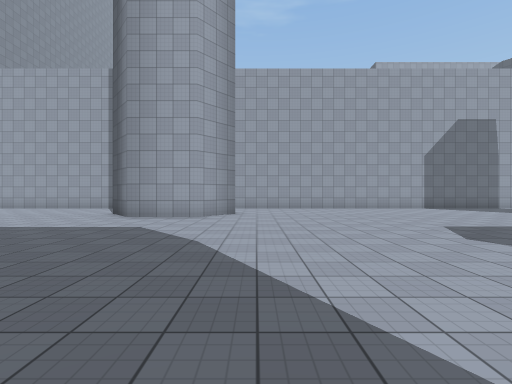
View 1 (above)

23 first-person views from a walk through a 3-D level made in the Unity game engine. The camera is 1.5 m above the floor, looks level and sees 85° across. The floor is counted in squares, 2 m on a side. Each view is taken from the middle of a square. On the plan, view 1 faces up. The plan holds only what a view shows up to about 10 squares ahead; the rest is blank. The place goes on beyond the plan. The player character is not drawn. Surface patterns are stand-ins for the level's own textures.

View 2
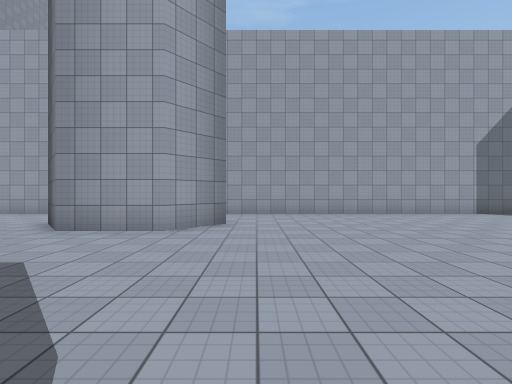

View 3
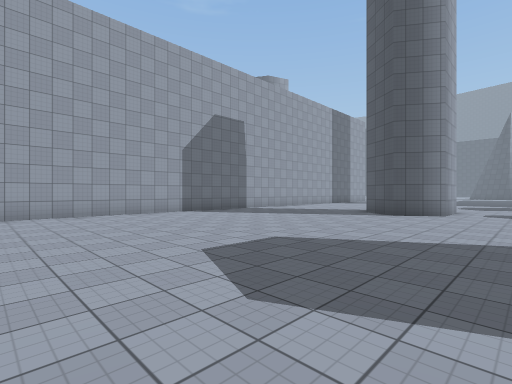

View 4
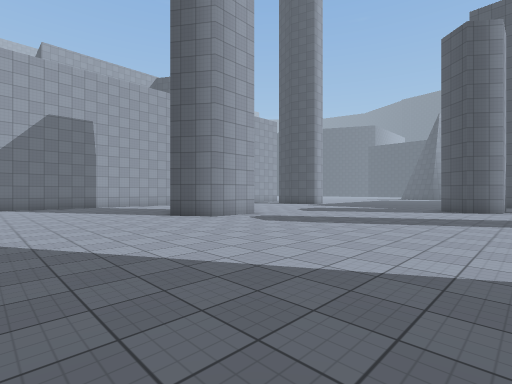

View 5
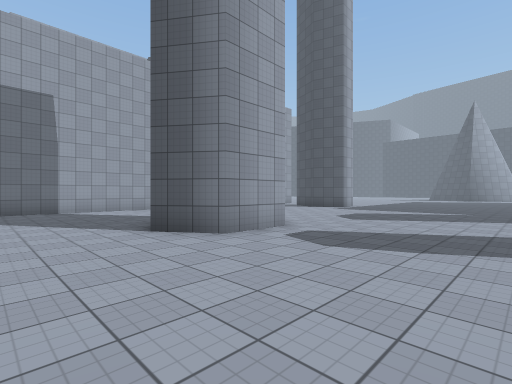

View 6
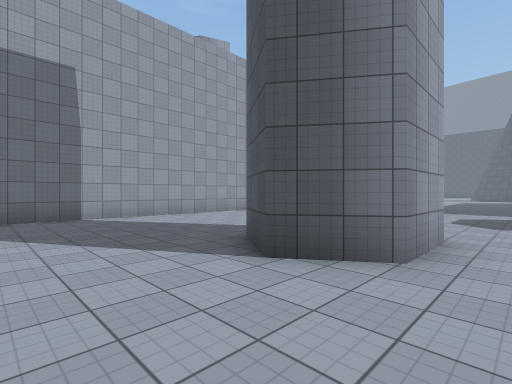

View 7
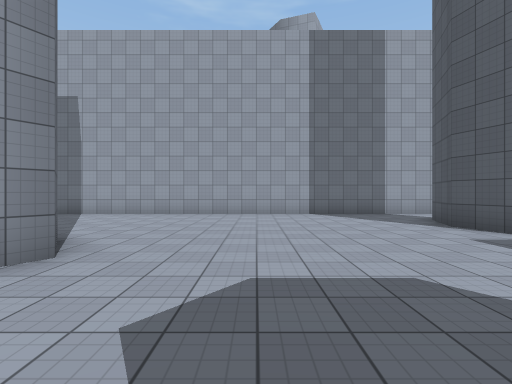

View 8
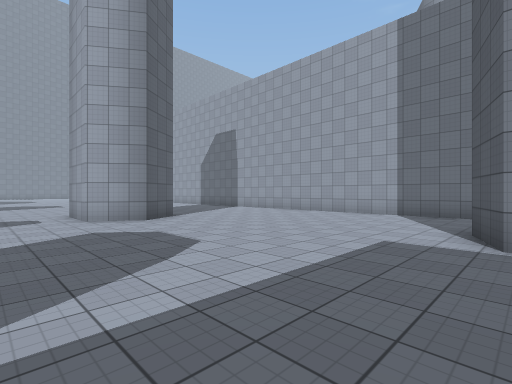

View 9
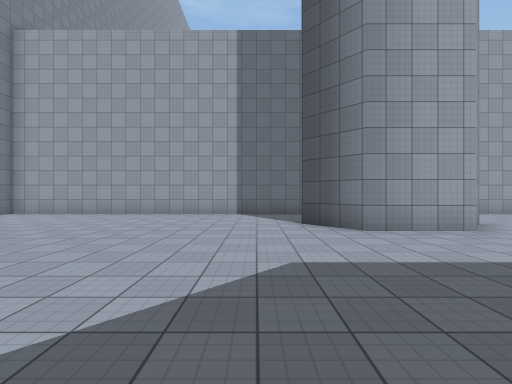

View 10
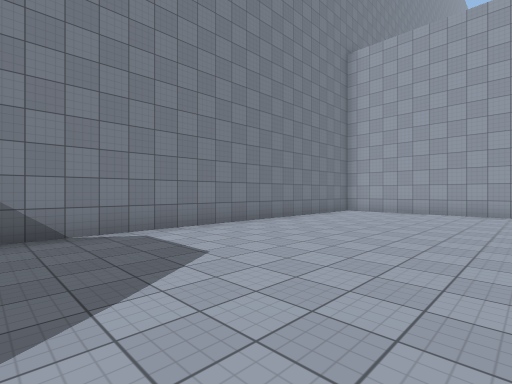

View 11
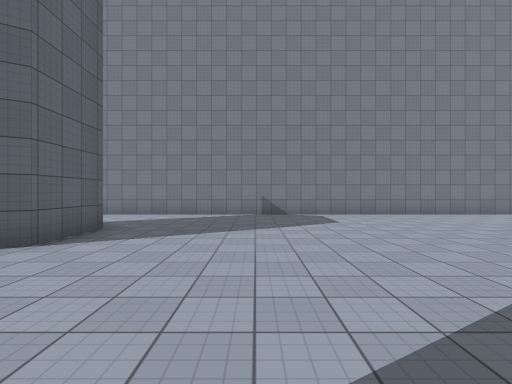

View 12
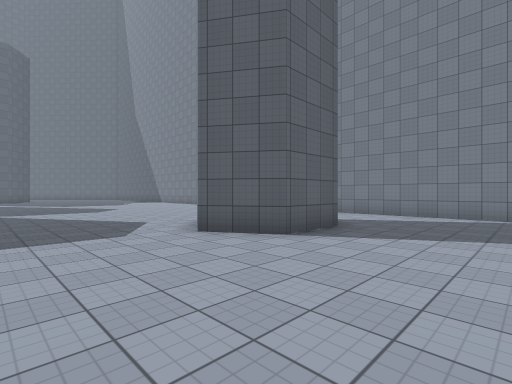

View 13
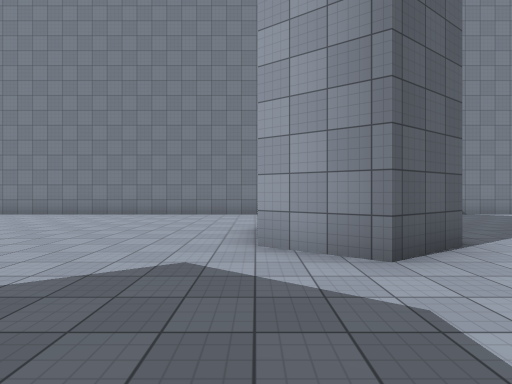

View 14
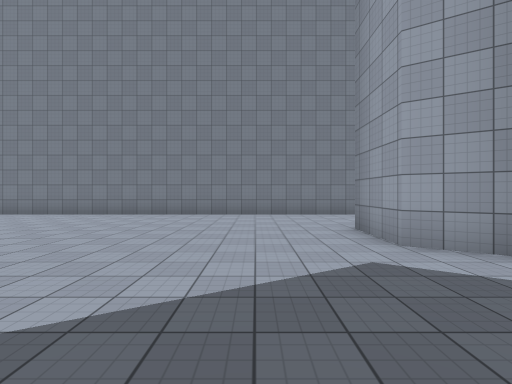

View 15
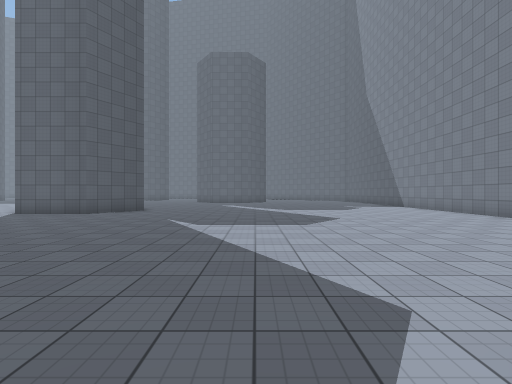

View 16
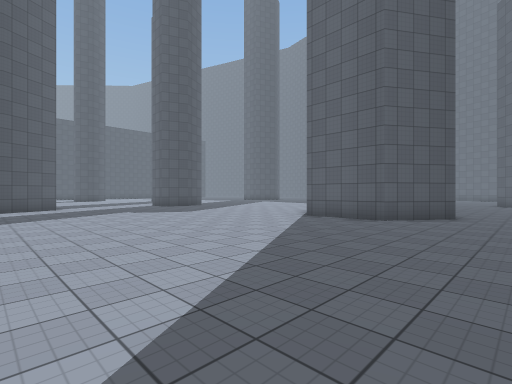

View 17
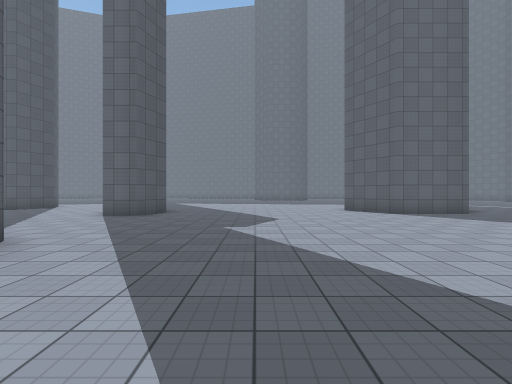

View 18
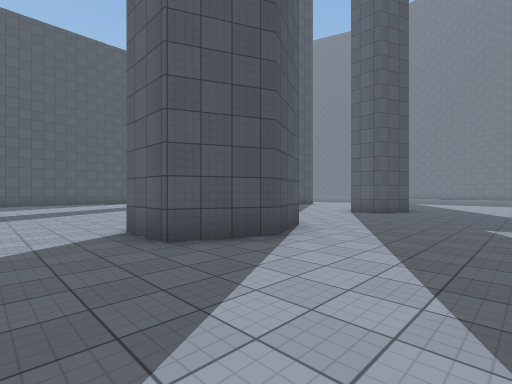

View 19
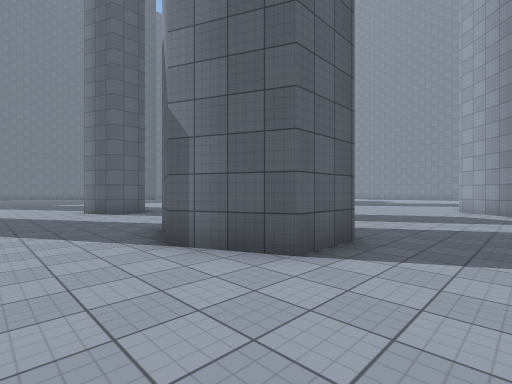

View 20
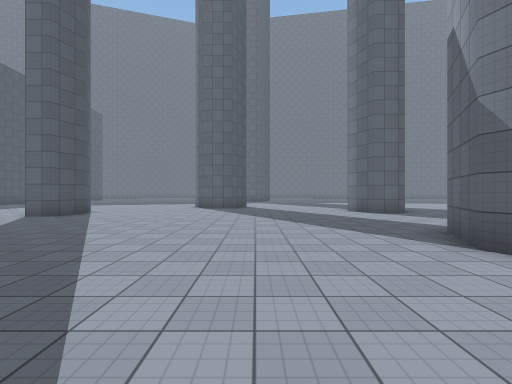

View 21
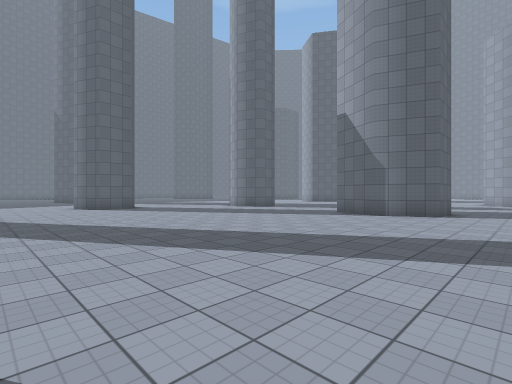

View 22
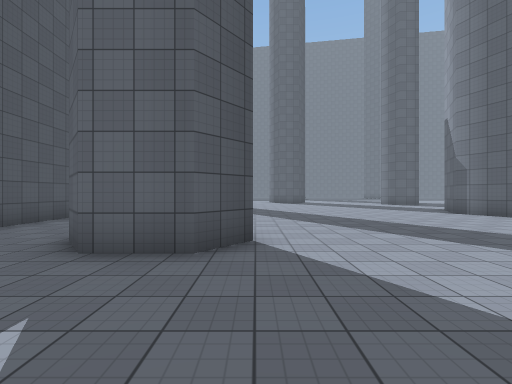

View 23
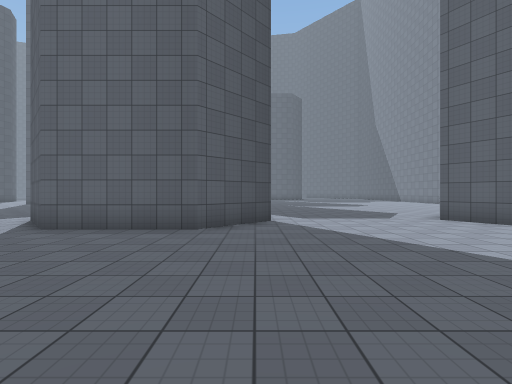

### Floor plan
Points are (right, up) in squares from view 1. A wall is a line through its corners. A room is listed if a view was taken in it or the views show most of it. See-through windows are left out.
Room 1 (views 1, 2, 3, 4, 5, 6, 7, 8, 9, 10, 11, 12, 13, 14, 15, 16, 17, 18, 19, 20, 21, 22, 23)
walls: (2.7, -2.5) (1.5, -3.8); (-3.4, -2.3) (-1.8, -0.6) (1.3, -0.6) (2.8, -2.2); (9.9, -7.4) (9.1, -5.6) (9.9, -4) (11.4, -4) (12.1, -5.6) (11.4, -7.3); (-0.7, 9.7) (-1.8, 8.4) (-3.9, 8.4) (-5, 9.7); (13.9, 7.4) (14.7, 6.2) (13.9, 4.9) (12.2, 4.9) (11.3, 6.2) (12.2, 7.4); (9.2, -13.1) (9.8, -11.8) (10.8, -11.8) (11.4, -13.1); (-1.9, -13.6) (-1.2, -12.5) (1.2, -12.5) (1.5, -13); (-10.8, -1.1) (-8.9, -1.1) (-8, -2.5) (-8.9, -4) (-10.8, -4); (-4.4, 12.6) (-14.4, 12.6) (-14.4, -13.5); (19.8, -1.3) (19, -0.3) (19.8, 0.6) (21.2, 0.6) (21.9, -0.3); (21.7, 7.6) (21.2, 9.1) (21.7, 10.4); (21.1, -12.1) (20.8, -11.5) (21.2, -10.5) (22, -10.5); (22.5, 12.6) (-1.1, 12.6)
ways out: gap at (22, 0)

Where each view was taken, in squares from view 1:
view 1: 0 up, 0 right, facing up
view 2: 3 up, 0 right, facing up
view 3: 3 up, 2 right, facing up-right
view 4: 2 down, 7 right, facing up-right
view 5: 1 up, 9 right, facing up-right
view 6: 4 up, 9 right, facing up-right
view 7: 3 up, 17 right, facing up
view 8: 3 up, 22 right, facing up-left
view 9: 3 up, 6 left, facing up
view 10: 2 up, 9 left, facing up-left
view 11: 2 up, 5 left, facing left
view 12: 2 up, 5 left, facing down-left
view 13: 4 down, 5 left, facing left
view 14: 6 down, 5 left, facing left
view 15: 3 down, 7 left, facing down
view 16: 5 down, 4 left, facing down-right
view 17: 3 down, 6 right, facing down
view 18: 2 down, 6 right, facing down-right
view 19: 2 down, 14 right, facing down-left
view 20: 2 down, 15 right, facing down
view 21: 2 down, 21 right, facing down-left
view 22: 4 up, 19 right, facing down
view 23: 5 up, 3 left, facing down
